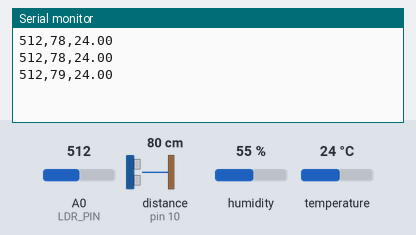
Simulated run of this sketch. Board: Arduino Uno, built with avr-gcc and run on an emulated ATmega328P. On the bench: the last lines printed to the serial monitor. Wiring (inferred from the names in the program): ultrasonic range finder: trigger pin 9; echo pin 10. Inputs (shaded band) come from the test bench; at power-on: distance to the obstacle (sensor on pin 10) 80 cm, temperature 24 °C, A0 (LDR_PIN) = 512, humidity 55 %. The echo pulse lasts 58.3 µs per cm.

Above: at 1.3 s.
1.4 s: distance to the obstacle (sensor on pin 10) set to 2 cm
At 1.9 s:
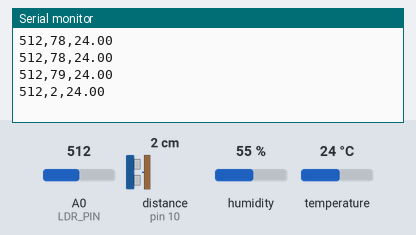
2.9 s: temperature set to 12 °C
At 3.4 s:
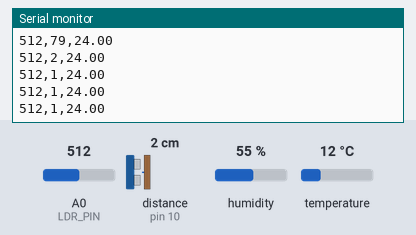
4.4 s: A0 (LDR_PIN) set to 716
At 5.0 s:
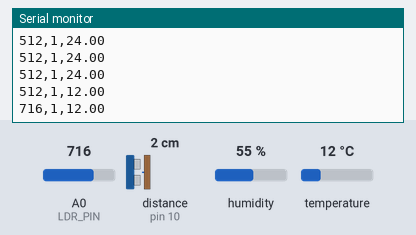
5.9 s: distance to the obstacle (sensor on pin 10) set to 4 cm
At 6.5 s:
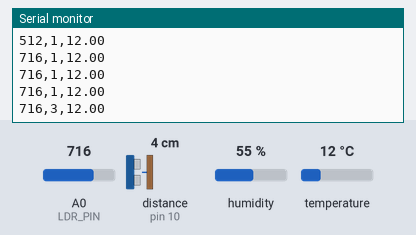
7.4 s: temperature set to 19 °C
At 8.0 s:
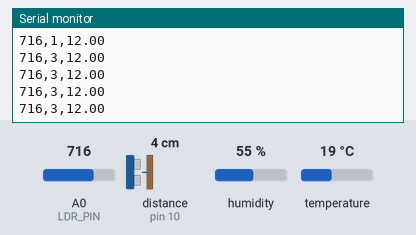
8.9 s: A0 (LDR_PIN) set to 992
At 9.5 s:
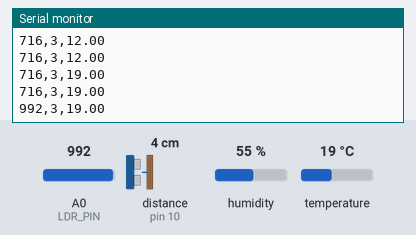
Timing chart, 0 to 11.4 s (numbered marks = the images above; inputs shaded):
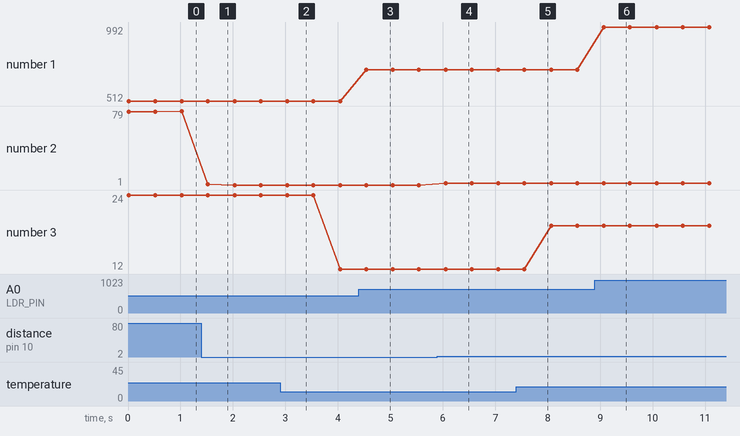

The sketch:

Sensor_input.ino
```cpp
#include "DHT.h"

#define DHTPIN 7         // DHT22 connected to digital pin 7
#define DHTTYPE DHT22

#define LDR_PIN A0
#define TRIG_PIN 9
#define ECHO_PIN 10

DHT dht(DHTPIN, DHTTYPE);

int lightThreshold = 300;
int distanceThreshold = 100;

void setup() {
  Serial.begin(115200);
  pinMode(LDR_PIN, INPUT);
  pinMode(TRIG_PIN, OUTPUT);
  pinMode(ECHO_PIN, INPUT);

  dht.begin();
}

void loop() {
  // Read LDR value
  int light = analogRead(LDR_PIN);

  // Read distance from HC-SR04
  long duration, distance;
  digitalWrite(TRIG_PIN, LOW);
  delayMicroseconds(2);
  digitalWrite(TRIG_PIN, HIGH);
  delayMicroseconds(10);
  digitalWrite(TRIG_PIN, LOW);
  duration = pulseIn(ECHO_PIN, HIGH);
  distance = (duration * 0.034) / 2;

  // Read temperature from DHT22
  float temperature = dht.readTemperature();

  // Send data over Serial
  Serial.print(light);
  Serial.print(",");
  Serial.print(distance);
  Serial.print(",");
  Serial.println(temperature);

  delay(500);
}
```

Measured:
- after the input at 1.4 s, the serial monitor: prints a new line after 0.12 s (image 1)
- after the input at 4.4 s, the serial monitor: prints a new line after 0.14 s (image 3)
- after the input at 5.9 s, the serial monitor: prints a new line after 0.15 s (image 4)
- after the input at 8.9 s, the serial monitor: prints a new line after 0.17 s (image 6)
- plotted number 1: 512 → 716 after the input at 4.4 s, 716 → 992 after the input at 8.9 s
- plotted number 2: 79 → 1 after the input at 1.4 s, 1 → 3 after the input at 5.9 s
- plotted number 3: 24 → 12 after the input at 2.9 s, 12 → 19 after the input at 7.4 s
